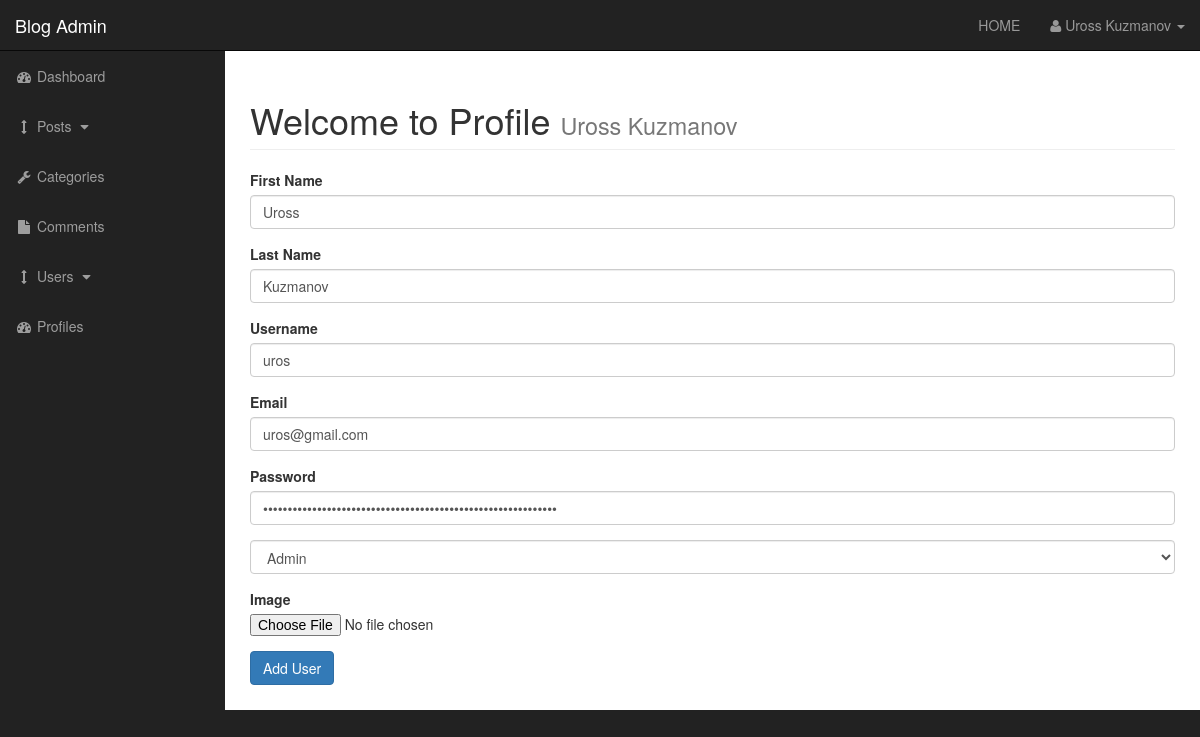
The page /admin/profile.php (signed in) on the database its author committed.
### tables this page shows
CREATE TABLE `users` (
  `user_id` int(3) NOT NULL,
  `user_fname` varchar(255) NOT NULL,
  `user_lname` varchar(255) NOT NULL,
  `user_username` varchar(255) NOT NULL,
  `user_password` varchar(255) NOT NULL,
  `user_email` varchar(255) NOT NULL,
  `user_img` text NOT NULL,
  `user_role` varchar(255) NOT NULL DEFAULT 'Gost',
  `user_date` date NOT NULL DEFAULT current_timestamp()
);

### functions/functions.php (called while the page is built, shortened)
    <?php
function user_data($user_id)
{
    global $connection;
    $query = "SELECT * FROM users WHERE user_id=$user_id";
    $query_do = mysqli_query($connection, $query);
    $row = mysqli_fetch_array($query_do);
    return $row;
}
    ?>

### admin/includes/profile/profile.php (the view, shortened to what this page needs)
<?php
    $user_id = $_SESSION['user_id'];
    $user_data = user_data( $user_id );
?>
<form action="" method="post" enctype="multipart/form-data">
    <div class="form-group">
        <label for="fname">First Name</label>
        <input value="<?php echo $user_data['user_fname'] ?>" type="text" class="form-control" name="fname">
    </div>
    <div class="form-group">
        <label for="lname">Last Name</label>
        <input value="<?php echo $user_data['user_lname'] ?>" type="text" class="form-control" name="lname">
    </div>
    <div class="form-group">
        <label for="username">Username</label>
        <input value="<?php echo $user_data['user_username'] ?>" type="text" class="form-control" name="username">
    </div>
    <div class="form-group">
        <label for="email">Email</label>
        <input value="<?php echo $user_data['user_email'] ?>" type="email" class="form-control" name="email">
    </div>
    <div class="form-group">
        <label for="password">Password</label>
        <input value="<?php echo $user_data['user_password'] ?>" type="password" class="form-control" name="password">
    </div>
    <div class="form-group">
        <select class="form-control" name="role" id="">
            <option value="Admin">Admin</option>
        </select>
    </div>
    <div class="form-group">
        <label for="image">Image</label>
        <input type="file" name="image" class="form-control-file">
    </div>
    <div class="form-group">
        <input class="btn btn-primary" type="submit" name="update_user" value="Add User">
    </div>
</form>

### admin/css/sb-admin.css (style rules this page uses)
body { margin-top: 100px; background-color: #222; }
@media (min-width:768px) { body { margin-top: 50px; } }

### rows shown on the page
users: fname "Uross", lname "Kuzmanov", username "uros", email "uros@gmail.com"

### other values the page prints
$_SESSION['user_fname'] "Uross"
$_SESSION['user_lname'] "Kuzmanov"
user_full_name() "Uross Kuzmanov"
